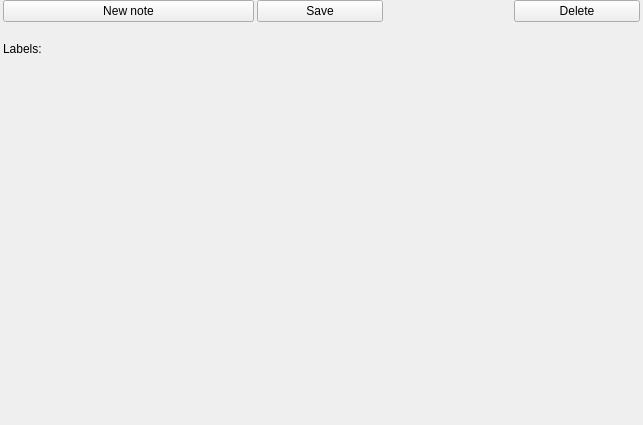
<?xml version="1.0" encoding="UTF-8"?>
<ui version="4.0">
 <class>NoteWidget</class>
 <widget class="QWidget" name="NoteWidget">
  <property name="geometry">
   <rect>
    <x>0</x>
    <y>0</y>
    <width>643</width>
    <height>425</height>
   </rect>
  </property>
  <property name="windowTitle">
   <string>Form</string>
  </property>
  <layout class="QVBoxLayout" name="verticalLayout">
   <property name="spacing">
    <number>0</number>
   </property>
   <property name="leftMargin">
    <number>3</number>
   </property>
   <property name="topMargin">
    <number>0</number>
   </property>
   <property name="rightMargin">
    <number>3</number>
   </property>
   <property name="bottomMargin">
    <number>3</number>
   </property>
   <item>
    <layout class="QHBoxLayout" name="horizontalLayout" stretch="2,1,1,1">
     <property name="spacing">
      <number>3</number>
     </property>
     <property name="leftMargin">
      <number>0</number>
     </property>
     <property name="rightMargin">
      <number>0</number>
     </property>
     <property name="bottomMargin">
      <number>10</number>
     </property>
     <item>
      <widget class="QPushButton" name="newNoteBtn">
       <property name="sizePolicy">
        <sizepolicy hsizetype="Expanding" vsizetype="Fixed">
         <horstretch>0</horstretch>
         <verstretch>0</verstretch>
        </sizepolicy>
       </property>
       <property name="cursor">
        <cursorShape>PointingHandCursor</cursorShape>
       </property>
       <property name="text">
        <string>New note</string>
       </property>
      </widget>
     </item>
     <item>
      <widget class="QPushButton" name="saveBtn">
       <property name="cursor">
        <cursorShape>PointingHandCursor</cursorShape>
       </property>
       <property name="text">
        <string>Save</string>
       </property>
      </widget>
     </item>
     <item>
      <widget class="QStackedWidget" name="modeBtns">
       <property name="enabled">
        <bool>true</bool>
       </property>
       <property name="sizePolicy">
        <sizepolicy hsizetype="Minimum" vsizetype="Fixed">
         <horstretch>0</horstretch>
         <verstretch>0</verstretch>
        </sizepolicy>
       </property>
       <property name="currentIndex">
        <number>-1</number>
       </property>
      </widget>
     </item>
     <item>
      <widget class="QPushButton" name="deteleBtn">
       <property name="sizePolicy">
        <sizepolicy hsizetype="Minimum" vsizetype="Fixed">
         <horstretch>0</horstretch>
         <verstretch>0</verstretch>
        </sizepolicy>
       </property>
       <property name="cursor">
        <cursorShape>PointingHandCursor</cursorShape>
       </property>
       <property name="text">
        <string>Delete</string>
       </property>
      </widget>
     </item>
    </layout>
   </item>
   <item>
    <layout class="QHBoxLayout" name="horizontalLayout_2">
     <property name="spacing">
      <number>3</number>
     </property>
     <property name="topMargin">
      <number>10</number>
     </property>
     <property name="bottomMargin">
      <number>15</number>
     </property>
     <item>
      <widget class="QLabel" name="label">
       <property name="text">
        <string>Labels:</string>
       </property>
      </widget>
     </item>
    </layout>
   </item>
   <item>
    <widget class="QStackedWidget" name="noteContent">
     <property name="frameShape">
      <enum>QFrame::NoFrame</enum>
     </property>
    </widget>
   </item>
  </layout>
 </widget>
 <resources/>
 <connections/>
</ui>
